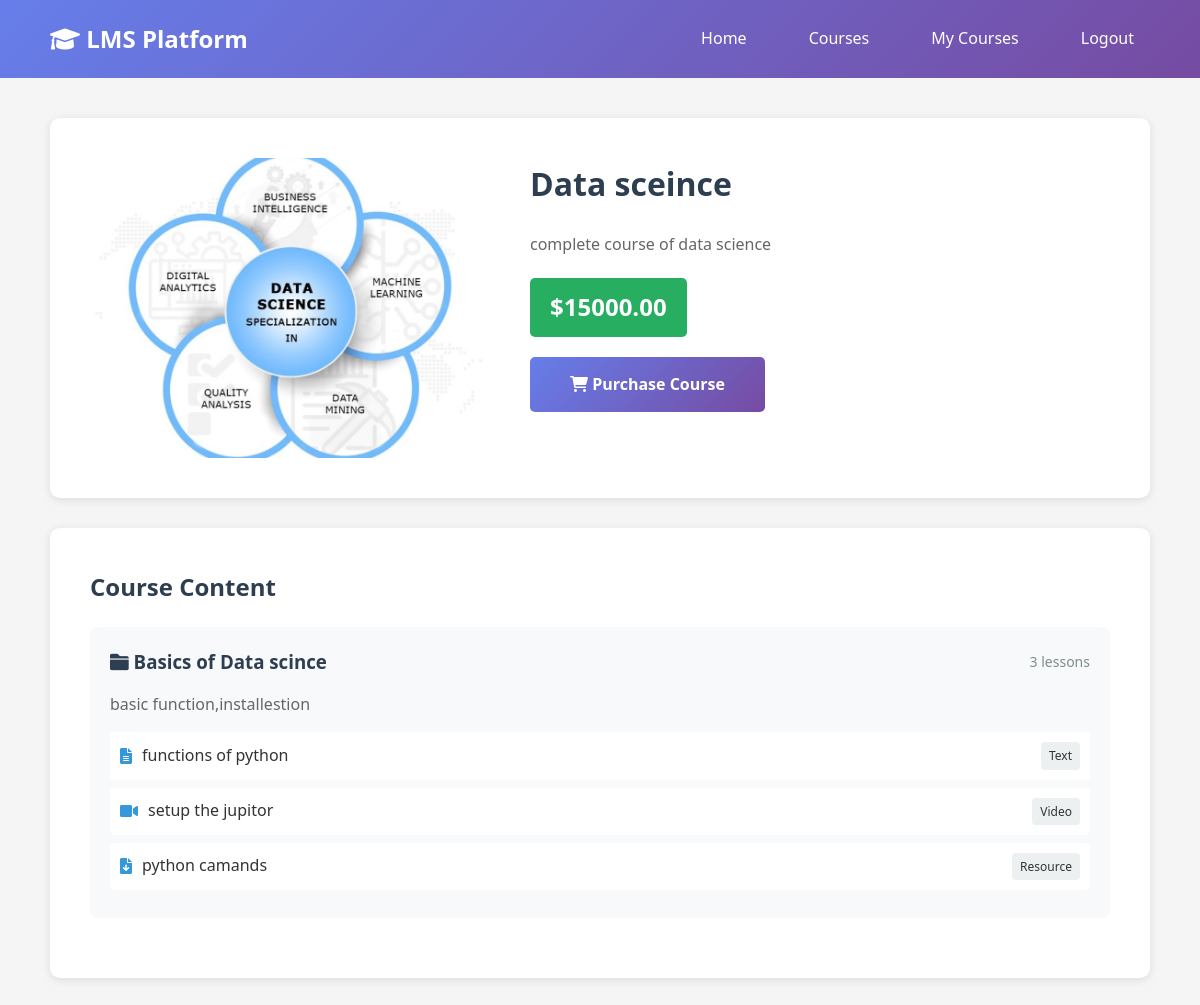
Screenshot of /course/2/ (signed in) with the database file from the repository.
### courses/models.py (models this page shows, shortened)
class Course(models.Model):
    objects = models.Manager()  # Explicit manager declaration for type checkers
    if TYPE_CHECKING:
        id: int
        modules: 'RelatedManager[Module]'
        enrollments: 'RelatedManager[Enrollment]'
        payments: 'RelatedManager[Payment]'
    title = models.CharField(max_length=200)
    description = models.TextField()
    image = models.ImageField(upload_to='course_images/', blank=True, null=True)
    price = models.DecimalField(max_digits=10, decimal_places=2, default=0.00)
    is_free = models.BooleanField(default=False)
    created_by = models.ForeignKey(User, on_delete=models.CASCADE, related_name='courses_created')
    created_at = models.DateTimeField(default=timezone.now)
    updated_at = models.DateTimeField(auto_now=True)
    is_published = models.BooleanField(default=True)
    class Meta:
        ordering = ['-created_at']

class Module(models.Model):
    objects = models.Manager()  # Explicit manager declaration for type checkers
    if TYPE_CHECKING:
        id: int
        lessons: 'RelatedManager[Lesson]'
    course = models.ForeignKey(Course, on_delete=models.CASCADE, related_name='modules')
    title = models.CharField(max_length=200)
    description = models.TextField(blank=True)
    order = models.PositiveIntegerField(default=0)
    class Meta:
        ordering = ['order']

class Lesson(models.Model):
    objects = models.Manager()  # Explicit manager declaration for type checkers
    if TYPE_CHECKING:
        id: int
        user_progress: 'RelatedManager[LessonProgress]'
    VIDEO = 'video'
    TEXT = 'text'
    RESOURCE = 'resource'
    LESSON_TYPES = [
        (VIDEO, 'Video'),
        (TEXT, 'Text'),
        (RESOURCE, 'Resource'),
    ]
    module = models.ForeignKey(Module, on_delete=models.CASCADE, related_name='lessons')
    title = models.CharField(max_length=200)
    lesson_type = models.CharField(max_length=20, choices=LESSON_TYPES, default=TEXT)
    content = models.TextField(blank=True)
    video_url = models.URLField(blank=True, null=True, help_text='YouTube URL or video link')
    video_file = models.FileField(upload_to='lesson_videos/', blank=True, null=True)
    resource_file = models.FileField(upload_to='lesson_resources/', blank=True, null=True)
    order = models.PositiveIntegerField(default=0)
    duration = models.DurationField(blank=True, null=True)
    class Meta:
        ordering = ['order']

### users/views.py (the view)
# urls.py: path('course/<int:course_id>/', views.course_detail, name='course_detail'),
def course_detail(request, course_id):
    course = get_object_or_404(Course, id=course_id, is_published=True)
    modules = course.modules.prefetch_related('lessons').all()
    is_enrolled = False
    enrollment = None
    lesson_progress_data = {}
    current_lesson = None
    if request.user.is_authenticated:
        try:
            enrollment = Enrollment.objects.get(user=request.user, course=course)
            is_enrolled = True
            progress_records = LessonProgress.objects.filter(
                user=request.user,
                lesson__module__course=course
            )
            lesson_progress_data = {lp.lesson_id: lp for lp in progress_records}
            for module in modules:
                for lesson in module.lessons.all():
                    if lesson.id not in lesson_progress_data or not lesson_progress_data[lesson.id].completed:
                        current_lesson = lesson
                        break
                if current_lesson:
                    break
            if not current_lesson and modules.exists():
                first_module = modules.first()
                if first_module and first_module.lessons.exists():
                    current_lesson = first_module.lessons.first()
            total_lessons = sum(module.lessons.count() for module in modules)
            completed_lessons = sum(1 for lp in lesson_progress_data.values() if lp.completed)
            if total_lessons > 0:
                enrollment.progress = int((completed_lessons / total_lessons) * 100)
                enrollment.save()
        except Enrollment.DoesNotExist:
            pass
    context = {
        'course': course,
        'modules': modules,
        'is_enrolled': is_enrolled,
        'enrollment': enrollment,
        'lesson_progress': lesson_progress_data,
        'current_lesson': current_lesson,
    }
    if is_enrolled:
        return render(request, 'users/course_view.html', context)
    else:
        return render(request, 'users/course_detail.html', context)

### templates/users/course_detail.html (shortened to what this page needs)
{% extends 'base.html' %}
{% block content %}
<div class="user-container">
    <nav class="user-nav">
        <div class="nav-brand">
            <h2><i class="fas fa-graduation-cap"></i> LMS Platform</h2>
        </div>
        <ul class="nav-links">
            <li><a href="{% url 'users:home' %}">Home</a></li>
            <li><a href="{% url 'users:course_list' %}">Courses</a></li>
            {% if user.is_authenticated %}
            <li><a href="{% url 'users:my_courses' %}">My Courses</a></li>
            <li><a href="{% url 'users:logout' %}">Logout</a></li>
            {% else %}
            <li><a href="{% url 'users:login' %}">Login</a></li>
            <li><a href="{% url 'users:register' %}">Register</a></li>
            {% endif %}
        </ul>
    </nav>
    <div class="course-detail-container">
        <div class="course-header-detail">
            {% if course.image %}
            <img src="{{ course.image.url }}" alt="{{ course.title }}" class="course-detail-image">
            {% endif %}
            <div class="course-header-info">
                <h1>{{ course.title }}</h1>
                <p class="course-description">{{ course.description }}</p>
                <div class="course-price-info">
                    {% if course.is_free %}
                    <span class="price-tag free">FREE</span>
                    {% else %}
                    <span class="price-tag">${{ course.price }}</span>
                    {% endif %}
                </div>
                {% if user.is_authenticated %}
                    {% if is_enrolled %}
                    <button class="btn-enrolled" disabled>
                        <i class="fas fa-check-circle"></i> Already Enrolled
                    </button>
                    {% else %}
                    <a href="{% url 'users:enroll_course' course.id %}" class="btn-enroll">
                        <i class="fas fa-shopping-cart"></i>
                        {% if course.is_free %}Enroll Now{% else %}Purchase Course{% endif %}
                    </a>
                    {% endif %}
                {% else %}
                <a href="{% url 'users:login' %}" class="btn-enroll">
                    <i class="fas fa-sign-in-alt"></i> Login to Enroll
                </a>
                {% endif %}
            </div>
        </div>
        <div class="course-content-section">
            <h2>Course Content</h2>
            {% for module in modules %}
            <div class="module-preview">
                <div class="module-header-preview">
                    <h3><i class="fas fa-folder"></i> {{ module.title }}</h3>
                    <span class="lesson-count">{{ module.lessons.count }} lesson{{ module.lessons.count|pluralize }}</span>
                </div>
                {% if module.description %}
                <p class="module-description">{{ module.description }}</p>
                {% endif %}
                <ul class="lessons-preview">
                    {% for lesson in module.lessons.all %}
                    <li>
                        <i class="fas fa-{% if lesson.lesson_type == 'video' %}video{% elif lesson.lesson_type == 'text' %}file-alt{% else %}file-download{% endif %}"></i>
                        {{ lesson.title }}
                        <span class="lesson-type-badge">{{ lesson.get_lesson_type_display }}</span>
                    </li>
                    {% endfor %}
                </ul>
            </div>
            {% empty %}
            <p class="no-content">Course content is being prepared.</p>
            {% endfor %}
        </div>
    </div>
</div>
{% endblock %}

### static/css/style.css (style rules this page uses)
* { margin: 0; padding: 0; box-sizing: border-box; }
body { font-family: 'Segoe UI', Tahoma, Geneva, Verdana, sans-serif; line-height: 1.6; color: #333; background-color: #f5f5f5; }
.lesson-type-badge { margin-left: auto; padding: 4px 8px; background: #ecf0f1; border-radius: 4px; font-size: 12px; }
.user-container { min-height: 100vh; }
.user-nav { background: linear-gradient(135deg, #667eea 0%, #764ba2 100%); padding: 20px 50px; display: flex; justify-content: space-between; align-items: center; box-shadow: 0 2px 10px rgba(0,0,0,0.1); }
.nav-brand h2 { color: white; margin: 0; }
.nav-links { display: flex; list-style: none; gap: 30px; }
.nav-links li a { color: white; text-decoration: none; font-weight: 500; transition: opacity 0.3s; padding: 8px 16px; border-radius: 5px; }
.course-detail-container { padding: 40px 50px; background: #f5f5f5; }
.course-header-detail { background: white; padding: 40px; border-radius: 10px; margin-bottom: 30px; box-shadow: 0 2px 10px rgba(0,0,0,0.1); display: flex; gap: 40px; }
.course-detail-image { width: 400px; height: 300px; object-fit: cover; border-radius: 10px; }
.course-header-info { flex: 1; }
.course-header-info h1 { color: #2c3e50; margin-bottom: 20px; }
.course-description { color: #666; line-height: 1.8; margin-bottom: 20px; }
.course-price-info { margin-bottom: 20px; }
.price-tag { display: inline-block; padding: 10px 20px; background: #27ae60; color: white; border-radius: 5px; font-size: 24px; font-weight: bold; }
.btn-enroll { display: inline-block; padding: 15px 40px; background: linear-gradient(135deg, #667eea 0%, #764ba2 100%); color: white; text-decoration: none; border-radius: 5px; font-weight: 600; transition: all 0.3s; }
.course-content-section { background: white; padding: 40px; border-radius: 10px; box-shadow: 0 2px 10px rgba(0,0,0,0.1); }
.course-content-section h2 { color: #2c3e50; margin-bottom: 20px; }
.module-preview { background: #f8f9fa; padding: 20px; margin-bottom: 20px; border-radius: 8px; }
.module-header-preview { display: flex; justify-content: space-between; align-items: center; margin-bottom: 15px; }
.module-header-preview h3 { color: #2c3e50; }
.lesson-count { color: #7f8c8d; font-size: 14px; }
.module-description { color: #666; margin-bottom: 15px; }
.lessons-preview { list-style: none; }
.lessons-preview li { padding: 10px; background: white; margin-bottom: 8px; border-radius: 5px; display: flex; align-items: center; gap: 10px; }
.lessons-preview li i { color: #3498db; }

### rows the page displays
Course: image (picture), title "Data sceince", description "complete course of data science", price "15000.00"
Module: title "Basics of Data scince", lessons.count "3", description "basic function,installestion"
Lesson: title "functions of python", lesson_type "Text"
Lesson: title "setup the jupitor", lesson_type "Video"
Lesson: title "python camands", lesson_type "Resource"
